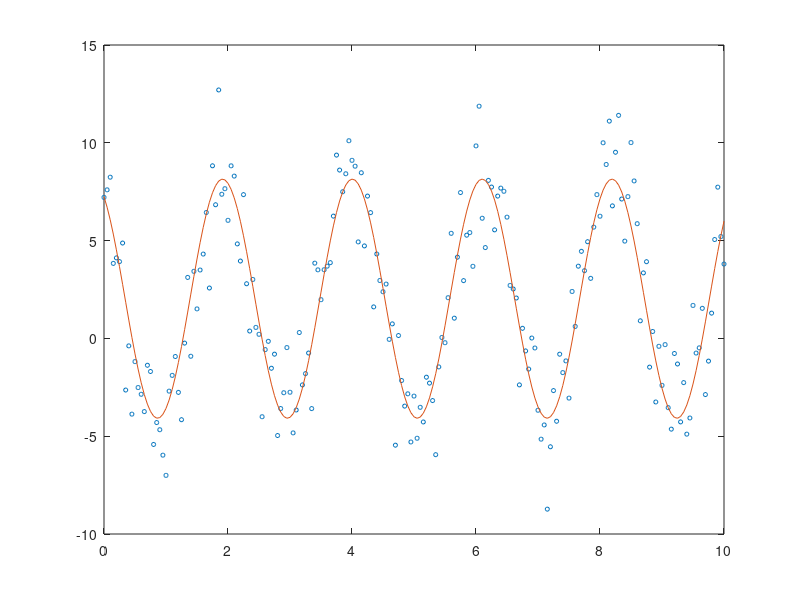

Reproduce this figure in MATLAB.
%ECOR 2606  Lecture 17a.m
% basis functions = (1), sin(wx), cos(wx) 
clear
clc
w = 3;
x = 0:0.05:10;
noise = 2*randn(1,length(x));

yt=2-3*sin(w*x)+5*cos(w*x)+noise;
y=yt';

plot(x,y,'o','MarkerSize',3)
fprintf('Type <CR> to continue\n');
pause

	Z = zeros (length(x), 3);
	for k = 1 : length(x)
	    Z(k,1) = 1 ; 
        Z(k,2) = sin (w*x(k)); 
        Z(k,3) = cos (w*x(k)); 
	end

	Zt = Z';

	a = (Zt* Z) \ (Zt * y);   % solve ZtZ a = Zty

    f=@(t) a(1) +a(2)*sin(w*t)+a(3)*cos(w*t);
    yfit=f(x);
    hold on
    plot(x,yfit);
    hold off;
    
    [Q0,R0]=qr(Z,0);
    a1=R0\(Q0'*y);
    fprintf('Fitted equation is %6.2f + %6.2f*sin(%6.2fx) + %6.2f*cos(%6.2fx)\n',a(1), a(2), w, a(3), w);